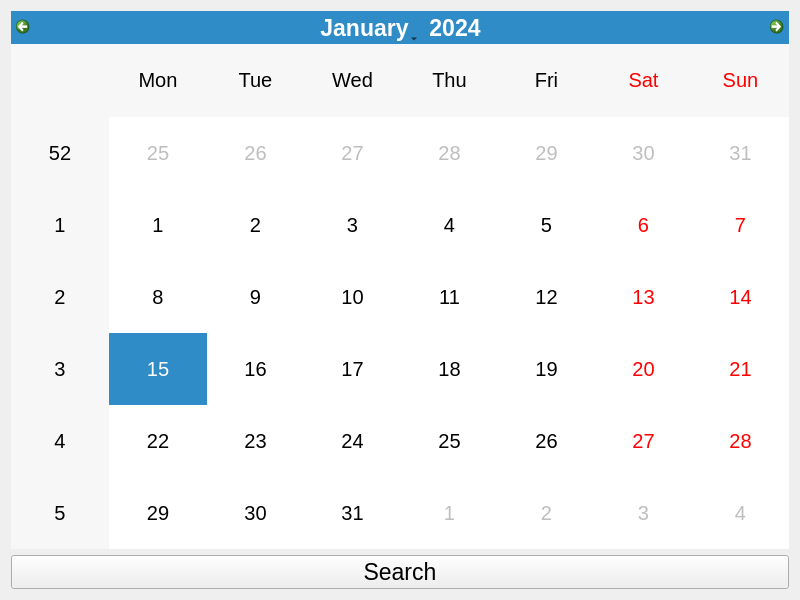
<?xml version="1.0" encoding="UTF-8"?>
<ui version="4.0">
 <class>Widget</class>
 <widget class="QWidget" name="Widget">
  <property name="geometry">
   <rect>
    <x>0</x>
    <y>0</y>
    <width>800</width>
    <height>600</height>
   </rect>
  </property>
  <property name="font">
   <font>
    <pointsize>17</pointsize>
   </font>
  </property>
  <property name="windowTitle">
   <string>Widget</string>
  </property>
  <layout class="QVBoxLayout" name="verticalLayout_2">
   <item>
    <layout class="QVBoxLayout" name="verticalLayout">
     <item>
      <widget class="QCalendarWidget" name="calendarWidget">
       <property name="font">
        <font>
         <pointsize>15</pointsize>
        </font>
       </property>
      </widget>
     </item>
     <item>
      <widget class="QPushButton" name="pushButton">
       <property name="text">
        <string>Search</string>
       </property>
      </widget>
     </item>
    </layout>
   </item>
  </layout>
 </widget>
 <resources/>
 <connections/>
</ui>
